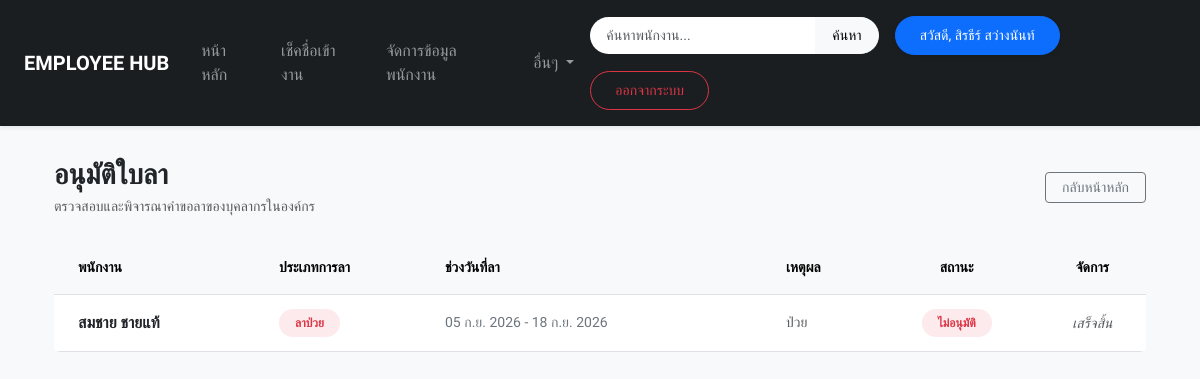
Page /leave/approvals/ (signed in) on the committed database.
### employeeapp/models.py (models this page shows, shortened)
class LeaveRequest(models.Model):
    LEAVE_TYPES = [
        ('sick', 'ลาป่วย'),
        ('personal', 'ลากิจ'),
        ('annual', 'พักร้อน'),
    ]
    STATUS_CHOICES = [
        ('pending', 'รออนุมัติ'),
        ('approved', 'อนุมัติแล้ว'),
        ('rejected', 'ไม่อนุมัติ'),
    ]
    employee = models.ForeignKey(Employee, on_delete=models.CASCADE, related_name='leaves', verbose_name="พนักงาน")
    leave_type = models.CharField(max_length=20, choices=LEAVE_TYPES, verbose_name="ประเภทการลา")
    start_date = models.DateField(verbose_name="ตั้งแต่วันที่")
    end_date = models.DateField(verbose_name="ถึงวันที่")
    reason = models.TextField(verbose_name="เหตุผลการลา")
    status = models.CharField(max_length=20, choices=STATUS_CHOICES, default='pending', verbose_name="สถานะการอนุมัติ")
    created_at = models.DateTimeField(auto_now_add=True, verbose_name="วันที่ยื่นคำขอ")

class Employee(models.Model):
    GENDER_CHOICES = [
        ('ชาย', 'ชาย'),
        ('หญิง', 'หญิง'),
        ('อื่นๆ', 'อื่นๆ'),
    ]
    fname = models.CharField(max_length=100, verbose_name="ชื่อจริง")
    lname = models.CharField(max_length=100, verbose_name="นามสกุล")
    gender = models.CharField(max_length=10, choices=GENDER_CHOICES, default='ชาย', verbose_name="เพศ")
    birthdate = models.DateField(blank=True, null=True, verbose_name="วัน/เดือน/ปีเกิด") # เพิ่มฟิลด์วันเกิด
    department = models.CharField(max_length=100, blank=True, null=True, verbose_name="แผนก")
    salary = models.DecimalField(max_digits=10, decimal_places=2, blank=True, null=True, verbose_name="เงินเดือน")
    address = models.TextField(blank=True, null=True, verbose_name="ที่อยู่")
    image = models.ImageField(upload_to='employee_images/', blank=True, null=True, verbose_name="รูปภาพพนักงาน")
    created_at = models.DateTimeField(auto_now_add=True, null=True, blank=True, verbose_name="วันที่บันทึก")
    user = models.OneToOneField(User, on_delete=models.SET_NULL, null=True, blank=True, related_name='employee_record')

### employeeapp/views.py (the view)
# urls.py: path('leave/approvals/', views.leave_approval_list, name='leave_approval_list'),
@user_passes_test(is_admin, login_url='login')
def leave_approval_list(request):
    leaves = LeaveRequest.objects.all().order_by('-created_at')
    return render(request, 'leave_approval.html', {'leaves': leaves})

### employeeapp/views.py (called while the page is built)
def is_admin(user):
    return user.is_superuser or user.is_staff

### employeeapp/templates/leave_approval.html (shortened to what this page needs)
{% extends 'basetemplate.html' %}
{% block content %}
<div class="container py-2">
    <div class="d-flex justify-content-between align-items-center mb-4">
        <div>
            <h3 class="fw-bold mb-1">อนุมัติใบลา</h3>
            <p class="text-muted small mb-0">ตรวจสอบและพิจารณาคำขอลาของบุคลากรในองค์กร</p>
        </div>
        <a href="{% url 'index' %}" class="btn btn-outline-secondary btn-sm px-3">กลับหน้าหลัก</a>
    </div>
    <div class="card border-0 overflow-hidden">
        <div class="table-responsive">
            <table class="table table-hover align-middle mb-0">
                <thead class="table-light text-uppercase small text-muted fw-bold">
                    <tr>
                        <th class="ps-4 py-3">พนักงาน</th>
                        <th class="py-3">ประเภทการลา</th>
                        <th class="py-3">ช่วงวันที่ลา</th>
                        <th class="py-3">เหตุผล</th>
                        <th class="text-center py-3">สถานะ</th>
                        <th class="text-center py-3">จัดการ</th>
                    </tr>
                </thead>
                <tbody>
                    {% for leave in leaves %}
                    <tr>
                        <td class="ps-4 fw-semibold py-3">
                            {{ leave.employee.fname }} {{ leave.employee.lname }}
                        </td>
                        <td>
                            {% if leave.leave_type == 'sick' %}
                                <span class="badge bg-danger bg-opacity-10 text-danger px-3 py-2 rounded-pill fw-semibold">ลาป่วย</span>
                            {% elif leave.leave_type == 'personal' %}
                                <span class="badge bg-warning bg-opacity-10 text-warning px-3 py-2 rounded-pill fw-semibold">ลากิจ</span>
                            {% else %}
                                <span class="badge bg-info bg-opacity-10 text-info px-3 py-2 rounded-pill fw-semibold">พักร้อน</span>
                            {% endif %}
                        </td>
                        <td class="text-secondary small">{{ leave.start_date|date:"d M Y" }} - {{ leave.end_date|date:"d M Y" }}</td>
                        <td class="text-muted small" style="max-width: 200px;">{{ leave.reason }}</td>
                        <td class="text-center">
                            {% if leave.status == 'pending' %}
                                <span class="badge bg-secondary bg-opacity-10 text-secondary px-3 py-2 rounded-pill">รออนุมัติ</span>
                            {% elif leave.status == 'approved' %}
                                <span class="badge bg-success bg-opacity-10 text-success px-3 py-2 rounded-pill">อนุมัติแล้ว</span>
                            {% else %}
                                <span class="badge bg-danger bg-opacity-10 text-danger px-3 py-2 rounded-pill">ไม่อนุมัติ</span>
                            {% endif %}
                        </td>
                        <td class="text-center">
                            {% if leave.status == 'pending' %}
                                <div class="d-flex justify-content-center gap-2">
                                    <a href="{% url 'update_leave_status' leave.id 'approve' %}" class="btn btn-sm btn-success px-3">อนุมัติ</a>
                                    <a href="{% url 'update_leave_status' leave.id 'reject' %}" class="btn btn-sm btn-outline-danger px-3">ไม่อนุมัติ</a>
                                </div>
                            {% else %}
                                <span class="text-muted small fst-italic">เสร็จสิ้น</span>
                            {% endif %}
                        </td>
                    </tr>
                    {% empty %}
                    <tr>
                        <td colspan="6" class="text-center py-5 text-muted">ไม่พบคำขอลาในระบบ</td>
                    </tr>
                    {% endfor %}
                </tbody>
            </table>
        </div>
    </div>
</div>
{% endblock %}

### employeeapp/templates/basetemplate.html (shortened to what this page needs)
<!DOCTYPE html>
<html lang="th">
<head>
    <link href="https://cdn.jsdelivr.net/npm/bootstrap@5.3.0/dist/css/bootstrap.min.css" rel="stylesheet">
    <link rel="stylesheet" href="https://cdn.jsdelivr.net/npm/bootstrap-icons@1.10.5/font/bootstrap-icons.css">
</head>
<body>
    <nav class="navbar navbar-expand-lg navbar-dark sticky-top shadow-sm py-3">
        <div class="container-fluid px-4">
            <a class="navbar-brand fw-bold text-uppercase tracking-wide" href="{% url 'index' %}">
                EMPLOYEE HUB
            </a>
            <div class="collapse navbar-collapse" id="navbarContent">
                <ul class="navbar-nav me-auto mb-2 mb-lg-0 align-items-lg-center">
                    <li class="nav-item">
                        <a class="nav-link px-3" href="{% url 'index' %}">หน้าหลัก</a>
                    </li>
                    <li class="nav-item">
                        <a class="nav-link px-3" href="{% url 'attendance_page' %}">เช็คชื่อเข้างาน</a>
                    </li>
                    {% if user.is_superuser or user.is_staff %}
                    <li class="nav-item">
                        <a class="nav-link px-3" href="{% url 'attendance_report' %}">จัดการข้อมูลพนักงาน</a>
                    </li>
                    {% endif %}
                    <li class="nav-item dropdown px-2">
                        <a class="nav-link dropdown-toggle" href="#" id="navbarDropdown" role="button" data-bs-toggle="dropdown" aria-expanded="false">
                            อื่นๆ
                        </a>
                    </li>
                </ul>
                {% if user.is_authenticated %}
                <div class="d-flex align-items-center flex-wrap gap-3 mt-3 mt-lg-0">
                    <form class="d-flex" action="{% url 'index' %}" method="get">
                        <input class="form-control form-control-sm rounded-start-pill border-0 px-3 py-2" type="search" placeholder="ค้นหาพนักงาน..." aria-label="Search" name="search" value="{{ search_query|default:'' }}">
                        <button class="btn btn-light btn-sm rounded-end-pill px-3 fw-medium" type="submit">ค้นหา</button>
                    </form>
                    <a href="{% url 'profile' %}" class="btn btn-primary btn-sm rounded-pill px-4 py-2 fw-medium shadow-sm">
                        สวัสดี, {{ user.first_name }} {{ user.last_name }}
                    </a>
                    <a href="{% url 'logout' %}" class="btn btn-outline-danger btn-sm rounded-pill px-4 py-2 fw-medium">
                        ออกจากระบบ
                    </a>
                </div>
                {% endif %}
            </div>
        </div>
    </nav>
    <div class="container mt-4 mb-5 pb-5">
        {% block content %}
        {% endblock %}
    </div>
</body>
</html>

### employeeapp/templates/basetemplate.html (style rules this page uses)
body { font-family: 'Prompt', sans-serif; background-color: #f8f9fa; }
.navbar { background-color: #1a1e21; }
.nav-link { font-weight: 500; }

### rows in the picture
LeaveRequest: employee.fname "สมชาย", employee.lname "ชายแท้", leave_type "ลาป่วย", start_date "05 ก.ย. 2026", end_date "18 ก.ย. 2026", reason "ป่วย", status "ไม่อนุมัติ"

### other values in the picture
{{ user.first_name }} "สิรธีร์"
{{ user.last_name }} "สว่างนันท์"
